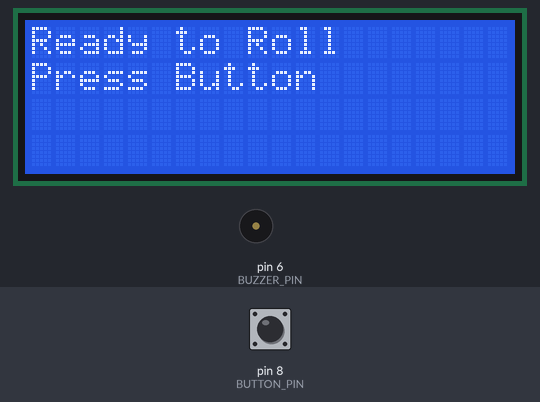
Recording of a sketch running on a simulated Arduino Uno, built with avr-gcc and run on an emulated ATmega328P. Shown: 20×4 character LCD, buzzer (waves = sounding). The inputs (shaded band) are chosen by the test bench; at power-on: pin 8 (BUTTON_PIN) HIGH. Random numbers use the default seed unless the sketch sets one; what the sketch prints to the serial monitor is not drawn.

Above: at 1.3 s.
1.4 s: pin 8 (BUTTON_PIN) pulled LOW for 0.15 s
At 4.0 s:
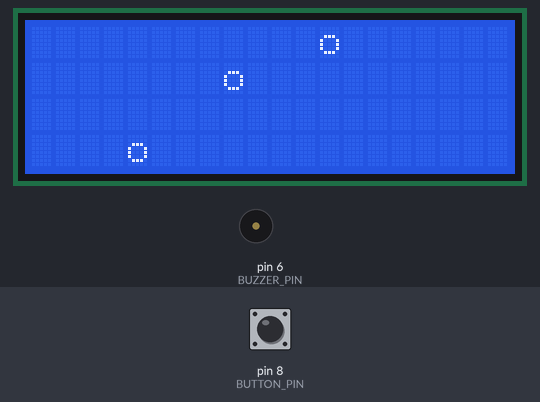
4.2 s: pin 8 (BUTTON_PIN) pulled LOW for 1 s
At 5.21 s:
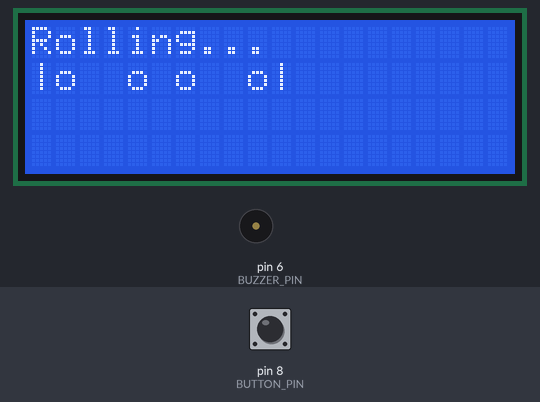
7.7 s: pin 8 (BUTTON_PIN) pulled LOW for 3.2 s
At 9.48 s:
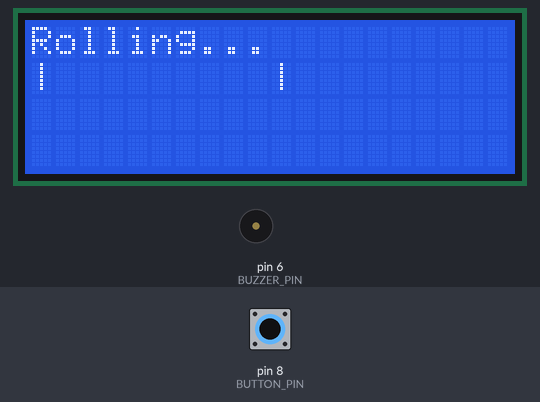
12.4 s: pin 8 (BUTTON_PIN) pulled LOW for 0.15 s
At 15.1 s:
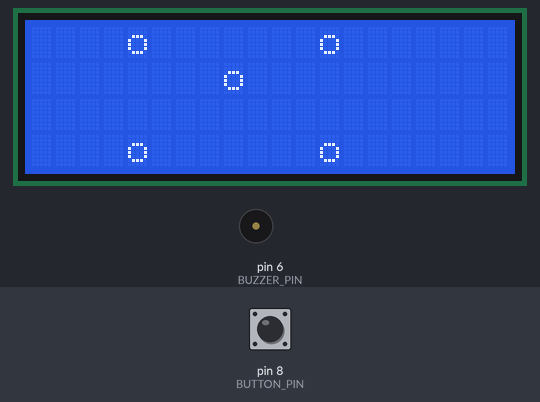
15.9 s: pin 8 (BUTTON_PIN) pulled LOW for 0.15 s
At 18.9 s:
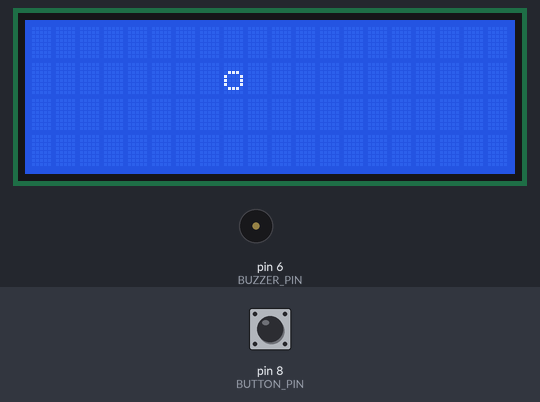
Timing chart, 0 to 19.4 s (numbered marks = the images above; inputs shaded):
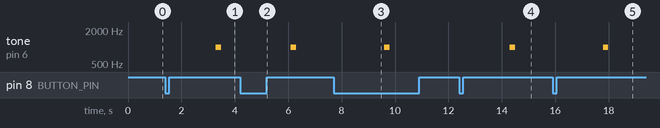

The sketch:

die_roller_code_withanimations.ino
```cpp
#include <LiquidCrystal_I2C.h>
#include <stdlib.h>

// --- LCD Configuration ---
#define LCD_ADDRESS 0x27
#define LCD_COLUMNS 20
#define LCD_ROWS    4

// --- Button Configuration ---
#define BUTTON_PIN 8

// --- Buzzer Configuration ---
#define BUZZER_PIN 6

// --- Debounce Delay ---
#define DEBOUNCE_DELAY 100

// --- Animation Constants ---
#define ANIMATION_DELAY 80
#define ANIMATION_FRAMES 16

// --- Global Variables ---
LiquidCrystal_I2C lcd(LCD_ADDRESS, LCD_COLUMNS, LCD_ROWS);
int buttonState = LOW;
int lastButtonState = LOW;
unsigned long lastDebounceTime = 0;
int diceValue = 1;
bool gameStarted = false;

// --- Function Declarations ---
void displayDiceValue(int value);
void playTone(unsigned int frequency, unsigned long duration);
void displayFancyDiceAnimation();
void displayLargeDiceValue(int value);
void displayStartScreen(); //remove
void playStartScreenAnimation(); //remove

void setup() {
  // --- Serial Initialization ---
  Serial.begin(9600);
  Serial.println("Dice Roller Setup...");

  // --- LCD Initialization ---
  lcd.init();
  lcd.backlight();
  lcd.clear();
  lcd.setCursor(0, 0);
  lcd.print("Initializing...");

  // --- Button Initialization ---
  pinMode(BUTTON_PIN, INPUT_PULLUP);
  lastButtonState = digitalRead(BUTTON_PIN);

  // --- Buzzer Initialization ---
  pinMode(BUZZER_PIN, OUTPUT);
  digitalWrite(BUZZER_PIN, LOW);

  // --- Seed the random number generator ---
  randomSeed(analogRead(0));

  // --- Initial Display ---
  displayStartScreen(); //show
  Serial.println("Setup Complete.");
}

void loop() {
  // --- Read button with debouncing ---
  int reading = digitalRead(BUTTON_PIN);

  if (reading != lastButtonState) {
    lastDebounceTime = millis();
  }

  if (millis() - lastDebounceTime > DEBOUNCE_DELAY) {
    if (reading != buttonState) {
      buttonState = reading;

      // --- Check for button press (LOW because of INPUT_PULLUP) ---
      if (buttonState == LOW) {
        gameStarted = true; //set
        lcd.clear();
        displayFancyDiceAnimation();
        diceValue = random(1, 7);
        Serial.print("You rolled: ");
        Serial.println(diceValue);
        displayDiceValue(diceValue); // Use the function to display dot pattern
        playTone(1000, 200);
        gameStarted = false;
      }
    }
  }

  lastButtonState = reading;
}

// --- Function to display dice value ---
void displayDiceValue(int value) {
  lcd.clear();
  lcd.setCursor(0, 0);
  lcd.print("You rolled:");
  displayLargeDiceValue(value);
}

// --- Function to play tone ---
void playTone(unsigned int frequency, unsigned long duration) {
  tone(BUZZER_PIN, frequency);
  delay(duration);
  noTone(BUZZER_PIN);
}

// --- Function to display fancy dice animation ---
void displayFancyDiceAnimation() {
  const char animFrames[ANIMATION_FRAMES][LCD_COLUMNS] = {
    "|o       o|       ",
    "|  o   o  |       ",
    "|o   o   o|       ",
    "|    o    |       ",
    "|o       o|       ",
    "|  o   o  |       ",
    "|o   o   o|       ",
    "|o  o o  o|       ",
    "|o  o o  o|       ",
    "| ooooooo |       ",
    "|ooooooo  |       ",
    "|  oooo   |       ",
    "|   ooo   |       ",
    "|    o    |       ",
    "|         |       ",
    "|         |       "
  };

  for (int i = 0; i < ANIMATION_FRAMES; i++) {
    lcd.clear();
    lcd.setCursor(0, 0);
    lcd.print("Rolling...");
    lcd.setCursor(0, 1);
    lcd.print(animFrames[i]);
    delay(ANIMATION_DELAY);
  }
}

// --- Function to display large dice value ---
void displayLargeDiceValue(int value) {
  lcd.clear();
  switch (value) {
    case 1:
      lcd.setCursor(8, 0); lcd.print(" ");
      lcd.setCursor(8, 1); lcd.print("o");
      lcd.setCursor(8, 2); lcd.print(" ");
      lcd.setCursor(8, 3); lcd.print(" ");
      break;
    case 2:
      lcd.setCursor(12, 0); lcd.print("o");
      lcd.setCursor(8, 1); lcd.print(" ");
      lcd.setCursor(8, 2); lcd.print(" ");
      lcd.setCursor(4, 3); lcd.print("o");
      break;
    case 3:
      lcd.setCursor(12, 0); lcd.print("o");
      lcd.setCursor(8, 1); lcd.print("o");
      lcd.setCursor(8, 2); lcd.print(" ");
      lcd.setCursor(4, 3); lcd.print("o");
      break;
    case 4:
      lcd.setCursor(4, 0); lcd.print("o"); lcd.setCursor(12, 0); lcd.print("o");
      lcd.setCursor(8, 1); lcd.print(" ");
      lcd.setCursor(4, 3); lcd.print("o"); lcd.setCursor(12, 3); lcd.print("o");
      break;
    case 5:
      lcd.setCursor(4, 0); lcd.print("o"); lcd.setCursor(12, 0); lcd.print("o");
      lcd.setCursor(8, 1); lcd.print("o");
      lcd.setCursor(4, 3); lcd.print("o"); lcd.setCursor(12, 3); lcd.print("o");
      break;
    case 6:
      lcd.setCursor(4, 0); lcd.print("o"); lcd.setCursor(12, 0); lcd.print("o");
      lcd.setCursor(4, 2); lcd.print("o"); lcd.setCursor(12, 2); lcd.print("o");
      lcd.setCursor(4, 3); lcd.print("o"); lcd.setCursor(12, 3); lcd.print("o");
      break;
  }
}

// --- Function to display the starting screen ---
void displayStartScreen() {
  lcd.clear();
  lcd.setCursor(0, 0);
  lcd.print("Ready to Roll");
  lcd.setCursor(0, 1);
  lcd.print("Press Button");
}

// --- Function to play start screen animation ---
void playStartScreenAnimation() {
  const char animFrames[ANIMATION_FRAMES][LCD_COLUMNS] = {
    "->                ",
    "  ->              ",
    "    ->            ",
    "      ->          ",
  };
  for (int i = 0; i < ANIMATION_FRAMES; i++) {
    lcd.clear();
    lcd.setCursor(0, 0);
    lcd.print("Ready to Roll");
    lcd.setCursor(0, 1);
    lcd.print("Press Button");
    lcd.setCursor(0, 2);
    lcd.print(animFrames[i]);
    delay(ANIMATION_DELAY);
  }
}
```

Measured:
- after the input at 1.4 s, tone on pin 6 (BUZZER_PIN): silent → 1000 Hz after 1.9 s, → silent 0.20 s later; the display: first changes after 0.13 s (image 1 shows a later state)
- after the input at 4.2 s, tone on pin 6 (BUZZER_PIN): silent → 1000 Hz after 1.9 s, → silent 0.20 s later; the display: first changes after 0.13 s (image 2 shows a later state)
- after the input at 7.7 s, tone on pin 6 (BUZZER_PIN): silent → 1000 Hz after 1.9 s, → silent 0.20 s later; the display: first changes after 0.13 s (image 3 shows a later state)
- after the input at 12.4 s, tone on pin 6 (BUZZER_PIN): silent → 1000 Hz after 1.9 s, → silent 0.20 s later; the display: first changes after 0.13 s (image 4 shows a later state)
- after the input at 15.9 s, tone on pin 6 (BUZZER_PIN): silent → 1000 Hz after 1.9 s, → silent 0.20 s later; the display: first changes after 0.13 s (image 5 shows a later state)
